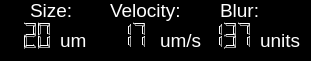
    <widget class="QFrame" name="robotparamsframe">
     <property name="geometry">
      <rect>
       <x>10</x>
       <y>549</y>
       <width>311</width>
       <height>61</height>
      </rect>
     </property>
     <property name="styleSheet">
      <string notr="true"> color: rgb(255, 255, 255);
 background-color: rgb(0, 0, 0);
font-size: 14pt; font: Arial;</string>
     </property>
     <property name="frameShape">
      <enum>QFrame::StyledPanel</enum>
     </property>
     <property name="frameShadow">
      <enum>QFrame::Raised</enum>
     </property>
     <widget class="QLabel" name="robotsizelabel">
      <property name="geometry">
       <rect>
        <x>30</x>
        <y>0</y>
        <width>51</width>
        <height>20</height>
       </rect>
      </property>
      <property name="maximumSize">
       <size>
        <width>300</width>
        <height>50</height>
       </size>
      </property>
      <property name="text">
       <string>Size:   </string>
      </property>
     </widget>
     <widget class="QLabel" name="robotvelocitylabel">
      <property name="geometry">
       <rect>
        <x>110</x>
        <y>0</y>
        <width>81</width>
        <height>21</height>
       </rect>
      </property>
      <property name="maximumSize">
       <size>
        <width>300</width>
        <height>50</height>
       </size>
      </property>
      <property name="text">
       <string>Velocity: </string>
      </property>
     </widget>
     <widget class="QLabel" name="robotblurlabel">
      <property name="geometry">
       <rect>
        <x>220</x>
        <y>0</y>
        <width>51</width>
        <height>20</height>
       </rect>
      </property>
      <property name="maximumSize">
       <size>
        <width>16777215</width>
        <height>50</height>
       </size>
      </property>
      <property name="styleSheet">
       <string notr="true"/>
      </property>
      <property name="text">
       <string>Blur:</string>
      </property>
     </widget>
     <widget class="QLCDNumber" name="blurlcdnum">
      <property name="geometry">
       <rect>
        <x>200</x>
        <y>20</y>
        <width>61</width>
        <height>30</height>
       </rect>
      </property>
      <property name="styleSheet">
       <string notr="true">background-color: rgb(0,0,0); 
color: rgb(0,255,0);</string>
      </property>
      <property name="lineWidth">
       <number>0</number>
      </property>
      <property name="midLineWidth">
       <number>0</number>
      </property>
      <property name="smallDecimalPoint">
       <bool>false</bool>
      </property>
      <property name="digitCount">
       <number>3</number>
      </property>
      <property name="mode">
       <enum>QLCDNumber::Dec</enum>
      </property>
      <property name="segmentStyle">
       <enum>QLCDNumber::Outline</enum>
      </property>
      <property name="value" stdset="0">
       <double>137.000000000000000</double>
      </property>
     </widget>
     <widget class="QLabel" name="robotvelocityunitslabel">
      <property name="geometry">
       <rect>
        <x>160</x>
        <y>30</y>
        <width>41</width>
        <height>20</height>
       </rect>
      </property>
      <property name="maximumSize">
       <size>
        <width>300</width>
        <height>50</height>
       </size>
      </property>
      <property name="text">
       <string>um/s</string>
      </property>
     </widget>
     <widget class="QLabel" name="robotblurunitslabe">
      <property name="geometry">
       <rect>
        <x>260</x>
        <y>30</y>
        <width>41</width>
        <height>20</height>
       </rect>
      </property>
      <property name="maximumSize">
       <size>
        <width>300</width>
        <height>50</height>
       </size>
      </property>
      <property name="text">
       <string>units</string>
      </property>
     </widget>
     <widget class="QLCDNumber" name="sizelcdnum">
      <property name="geometry">
       <rect>
        <x>0</x>
        <y>20</y>
        <width>61</width>
        <height>30</height>
       </rect>
      </property>
      <property name="styleSheet">
       <string notr="true">background-color: rgb(0,0,0); 
color: rgb(0,255,0);</string>
      </property>
      <property name="lineWidth">
       <number>0</number>
      </property>
      <property name="midLineWidth">
       <number>0</number>
      </property>
      <property name="smallDecimalPoint">
       <bool>false</bool>
      </property>
      <property name="digitCount">
       <number>3</number>
      </property>
      <property name="mode">
       <enum>QLCDNumber::Dec</enum>
      </property>
      <property name="segmentStyle">
       <enum>QLCDNumber::Outline</enum>
      </property>
      <property name="value" stdset="0">
       <double>20.000000000000000</double>
      </property>
     </widget>
     <widget class="QLCDNumber" name="vellcdnum">
      <property name="geometry">
       <rect>
        <x>90</x>
        <y>20</y>
        <width>71</width>
        <height>30</height>
       </rect>
      </property>
      <property name="styleSheet">
       <string notr="true">background-color: rgb(0,0,0); 
color: rgb(0,255,0);</string>
      </property>
      <property name="lineWidth">
       <number>0</number>
      </property>
      <property name="midLineWidth">
       <number>0</number>
      </property>
      <property name="smallDecimalPoint">
       <bool>false</bool>
      </property>
      <property name="digitCount">
       <number>3</number>
      </property>
      <property name="mode">
       <enum>QLCDNumber::Dec</enum>
      </property>
      <property name="segmentStyle">
       <enum>QLCDNumber::Outline</enum>
      </property>
      <property name="value" stdset="0">
       <double>17.100000000000001</double>
      </property>
     </widget>
     <widget class="QLabel" name="robotsizeunitslabel">
      <property name="geometry">
       <rect>
        <x>60</x>
        <y>30</y>
        <width>31</width>
        <height>20</height>
       </rect>
      </property>
      <property name="maximumSize">
       <size>
        <width>300</width>
        <height>50</height>
       </size>
      </property>
      <property name="text">
       <string>um  </string>
      </property>
     </widget>
    </widget>
